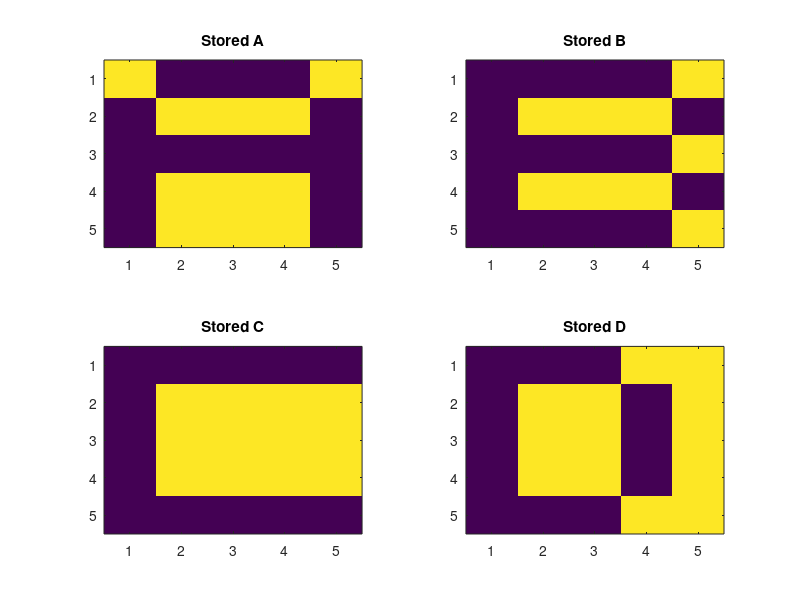
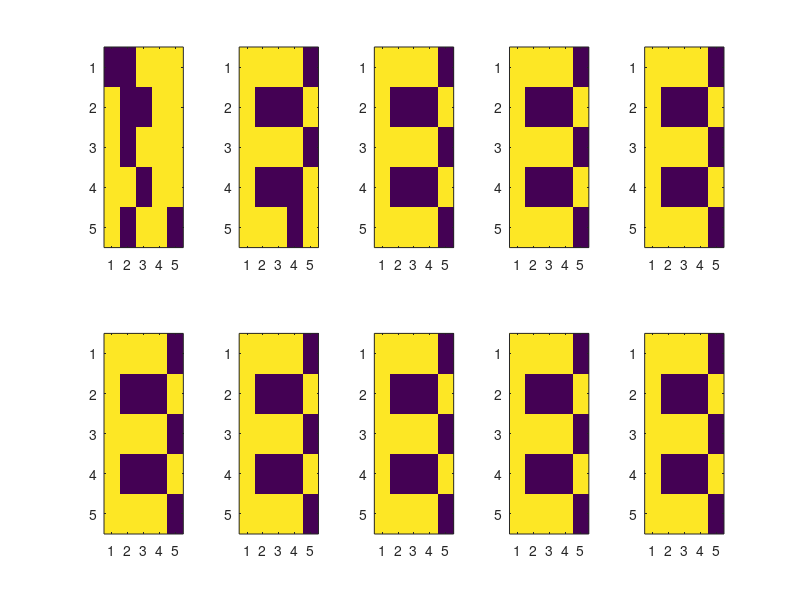

These charts were generated, in order, by the following MATLAB code:
clc; clear;
A1=[1 -1 -1 -1 1;-1 1 1 1 -1;-1 -1 -1 -1 -1;-1 1 1 1 -1;-1 1 1 1 -1];
B1=[-1 -1 -1 -1 1;-1 1 1 1 -1;-1 -1 -1 -1 1;-1 1 1 1 -1;-1 -1 -1 -1 1];
C1=[-1 -1 -1 -1 -1;-1 1 1 1 1;-1 1 1 1 1;-1 1 1 1 1;-1 -1 -1 -1 -1];
D1=[-1 -1 -1 1 1;-1 1 1 -1 1;-1 1 1 -1 1;-1 1 1 -1 1;-1 -1 -1 1 1];

figure(1);
subplot(221); imagesc(A1); title('Stored A');
subplot(222); imagesc(B1); title('Stored B');
subplot(223); imagesc(C1); title('Stored C');
subplot(224); imagesc(D1); title('Stored D');

V = [A1(:) B1(:) C1(:) D1(:)];
alpha = 0.8;
iter = 10;

W = V*V';
W = W - diag(diag(W));

x = sign(2*rand(5,5)-1);
x = reshape(x,25,1);

for k = 1:iter
    figure(2);
    subplot(2,5,k);
    imagesc(reshape(x,5,5));
    xtemp = alpha*W*x;
    for j = 1:25
        if xtemp(j)>0
            x(j) = 1;
        else
            x(j) = -1;
        end
    end
end